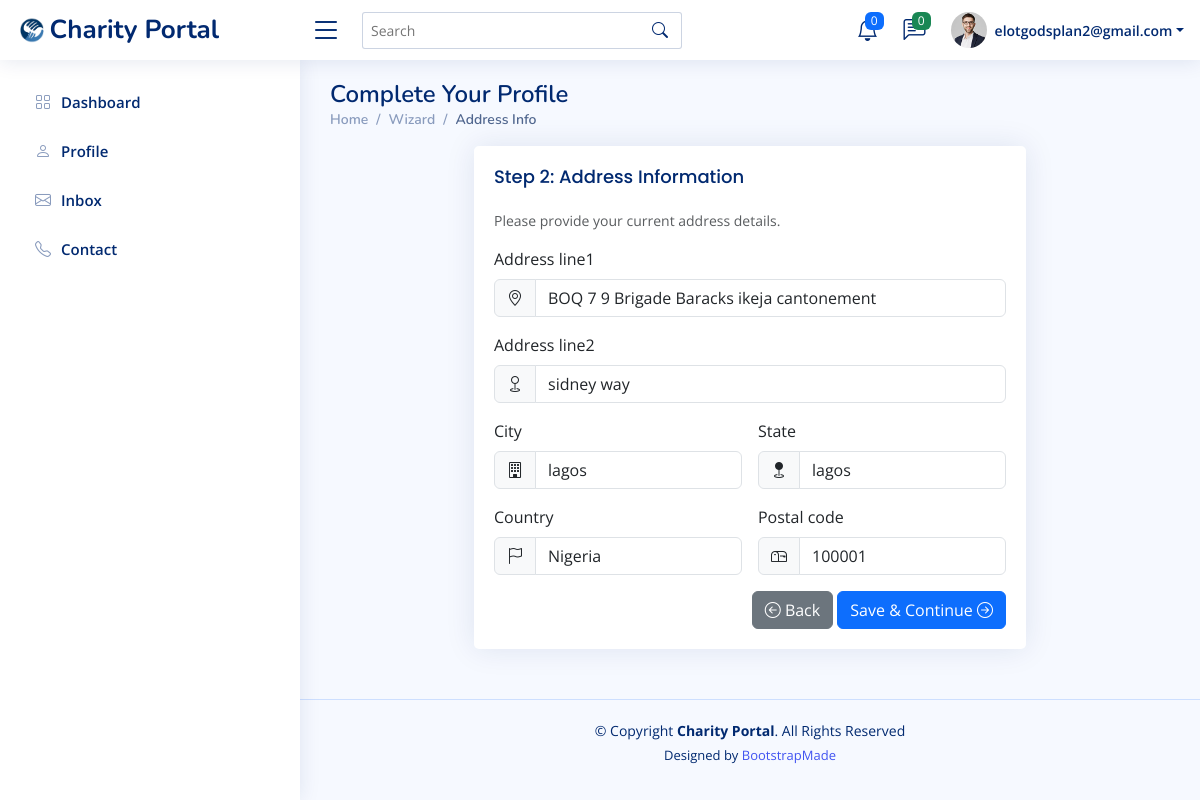
Before: /UserPorile/wizard/address/ (signed in) with the older database file.
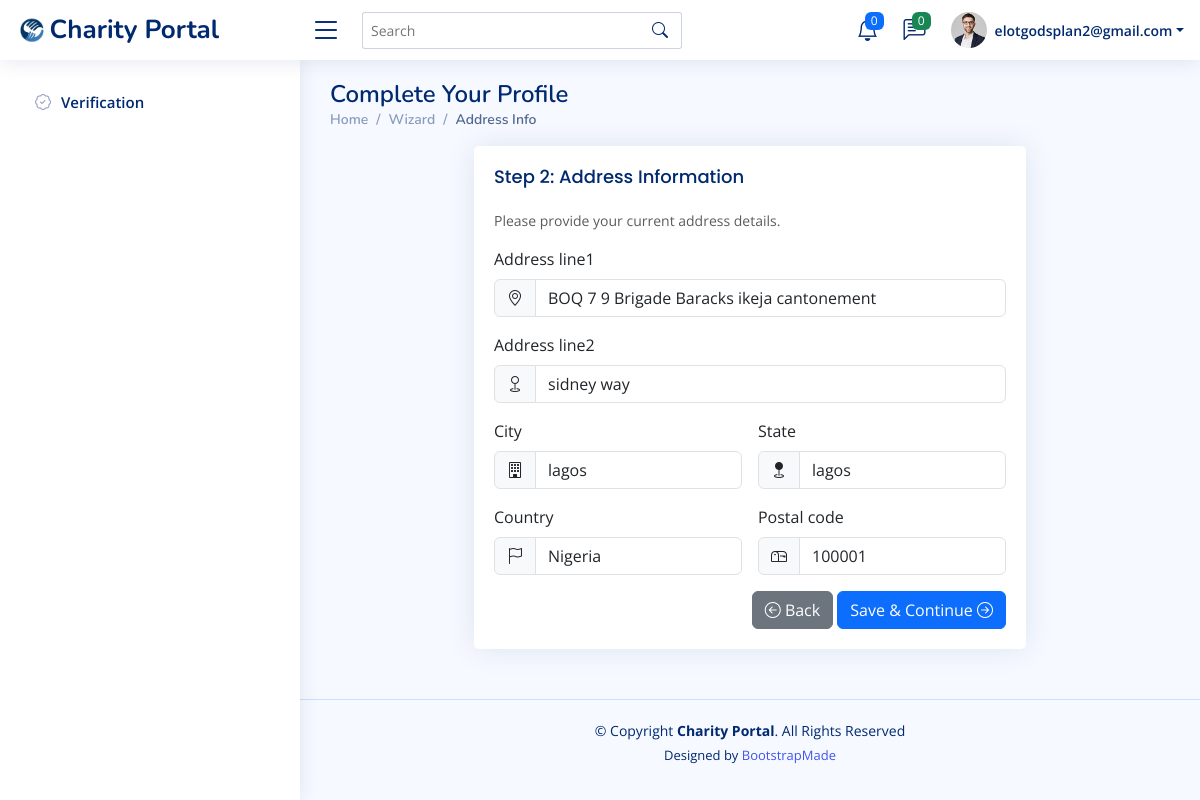
After: the same page with the newer database file.
### UserPorile/views.py (the view)
# urls.py: path("wizard/address/", views.address, name="address"),
@login_required
def address(request):
    profile, _ = Profile.objects.get_or_create(user=request.user)
    if request.method == "POST":
        form = AddressForm(request.POST, instance=profile)
        if form.is_valid():
            form.save()
            messages.success(request, "Address info saved.")
            return redirect("profile:professional")
    else:
        form = AddressForm(instance=profile)
    return render(request, "UserPorile/address.html", {"form": form})

### UserPorile/forms.py
class AddressForm(forms.ModelForm):
    class Meta:
        model = Profile
        fields = ["address_line1", "address_line2", "city", "state", "country", "postal_code"]
        widgets = {
            "address_line1": forms.TextInput(attrs={"class": "form-control"}),
            "address_line2": forms.TextInput(attrs={"class": "form-control"}),
            "city": forms.TextInput(attrs={"class": "form-control"}),
            "state": forms.TextInput(attrs={"class": "form-control"}),
            "country": forms.TextInput(attrs={"class": "form-control"}),
            "postal_code": forms.TextInput(attrs={"class": "form-control"}),
        }

### accounts/models.py (called while the page is built)
    def get_full_name(self):
        full_name = f"{self.first_name} {self.last_name}".strip()
        return full_name if full_name else self.email

### UserPorile/templates/UserPorile/address.html (shortened to what this page needs)
{% extends "secured/base_secured.html" %}
{% load static %}
{% block content %}
<div class="pagetitle">
  <h1>Complete Your Profile</h1>
  <nav>
    <ol class="breadcrumb">
      <li class="breadcrumb-item"><a href="{% url 'secured:dashboard' %}">Home</a></li>
      <li class="breadcrumb-item">Wizard</li>
      <li class="breadcrumb-item active">Address Info</li>
    </ol>
  </nav>
</div>
<section class="section">
  <div class="row justify-content-center">
    <div class="col-lg-8">
      <div class="card">
        <div class="card-body">
          <h5 class="card-title">Step 2: Address Information</h5>
          <p class="small text-muted">Please provide your current address details.</p>
          <form method="post" novalidate class="row g-3">
            <div class="col-md-12">
              <label class="form-label">{{ form.address_line1.label }}</label>
              <div class="input-group">
                <span class="input-group-text"><i class="bi bi-geo-alt"></i></span>
                {{ form.address_line1 }}
              </div>
            </div>
            <div class="col-md-12">
              <label class="form-label">{{ form.address_line2.label }}</label>
              <div class="input-group">
                <span class="input-group-text"><i class="bi bi-geo"></i></span>
                {{ form.address_line2 }}
              </div>
            </div>
            <div class="col-md-6">
              <label class="form-label">{{ form.city.label }}</label>
              <div class="input-group">
                <span class="input-group-text"><i class="bi bi-building"></i></span>
                {{ form.city }}
              </div>
            </div>
            <div class="col-md-6">
              <label class="form-label">{{ form.state.label }}</label>
              <div class="input-group">
                <span class="input-group-text"><i class="bi bi-geo-fill"></i></span>
                {{ form.state }}
              </div>
            </div>
            <div class="col-md-6">
              <label class="form-label">{{ form.country.label }}</label>
              <div class="input-group">
                <span class="input-group-text"><i class="bi bi-flag"></i></span>
                {{ form.country }}
              </div>
            </div>
            <div class="col-md-6">
              <label class="form-label">{{ form.postal_code.label }}</label>
              <div class="input-group">
                <span class="input-group-text"><i class="bi bi-mailbox"></i></span>
                {{ form.postal_code }}
              </div>
            </div>
            <div class="text-end">
              <a class="btn btn-secondary" href="{% url 'profile:personal' %}">
                <i class="bi bi-arrow-left-circle"></i> Back
              </a>
              <button class="btn btn-primary" type="submit">
                Save & Continue <i class="bi bi-arrow-right-circle"></i>
              </button>
            </div>
          </form>
        </div>
      </div>
    </div>
  </div>
</section>
{% endblock %}

### secured/templates/secured/base_secured.html (shortened to what this page needs)
{% load static %}
<!DOCTYPE html>
<html lang="en">
<head>
  <link href="{% static 'secured/assets/vendor/bootstrap/css/bootstrap.min.css' %}" rel="stylesheet">
  <link href="{% static 'secured/assets/vendor/bootstrap-icons/bootstrap-icons.css' %}" rel="stylesheet">
  <link href="{% static 'secured/assets/vendor/boxicons/css/boxicons.min.css' %}" rel="stylesheet">
  <link href="{% static 'secured/assets/vendor/quill/quill.snow.css' %}" rel="stylesheet">
  <link href="{% static 'secured/assets/vendor/quill/quill.bubble.css' %}" rel="stylesheet">
  <link href="{% static 'secured/assets/vendor/remixicon/remixicon.css' %}" rel="stylesheet">
  <link href="{% static 'secured/assets/vendor/simple-datatables/style.css' %}" rel="stylesheet">
  <link href="{% static 'secured/assets/css/style.css' %}" rel="stylesheet">
</head>
<body>
  <header id="header" class="header fixed-top d-flex align-items-center">
    <div class="d-flex align-items-center justify-content-between">
      <a href="{% url 'secured:dashboard' %}" class="logo d-flex align-items-center">
        <img src="{% static 'secured/assets/img/logo.png' %}" alt="">
        <span class="d-none d-lg-block">Charity Portal</span>
      </a>
      <i class="bi bi-list toggle-sidebar-btn"></i>
    </div>
    <div class="search-bar">
      <form class="search-form d-flex align-items-center" method="GET" action="#">
        <input type="text" name="query" placeholder="Search" title="Enter search keyword">
        <button type="submit" title="Search"><i class="bi bi-search"></i></button>
      </form>
    </div>
    <nav class="header-nav ms-auto">
      <ul class="d-flex align-items-center">
        <li class="nav-item dropdown">
          <a class="nav-link nav-icon" href="#" data-bs-toggle="dropdown">
            <i class="bi bi-bell"></i>
            <span class="badge bg-primary badge-number">0</span>
          </a>
        </li>
        <li class="nav-item dropdown">
          <a class="nav-link nav-icon" href="#" data-bs-toggle="dropdown">
            <i class="bi bi-chat-left-text"></i>
            <span class="badge bg-success badge-number">0</span>
          </a>
        </li>
        <li class="nav-item dropdown pe-3">
          <a class="nav-link nav-profile d-flex align-items-center pe-0" href="#" data-bs-toggle="dropdown">
            <img src="{% static 'secured/assets/img/profile-img.jpg' %}" alt="Profile" class="rounded-circle">
            <span class="d-none d-md-block dropdown-toggle ps-2">{{ user.email }}</span>
          </a>
        </li>
      </ul>
    </nav>
  </header>
<aside id="sidebar" class="sidebar">
  <ul class="sidebar-nav" id="sidebar-nav">
    {% if user.is_authenticated %}
      {% if user.profile.is_verified and user.profile.completed %}
        <li class="nav-item">
          <a class="nav-link collapsed" href="{% url 'secured:dashboard' %}">
            <i class="bi bi-grid"></i><span>Dashboard</span>
          </a>
        </li>
        <li class="nav-item">
          <a class="nav-link collapsed" href="#">
            <i class="bi bi-person"></i><span>Profile</span>
          </a>
        </li>
        <li class="nav-item">
          <a class="nav-link collapsed" href="#">
            <i class="bi bi-envelope"></i><span>Inbox</span>
          </a>
        </li>
        <li class="nav-item">
          <a class="nav-link collapsed" href="#">
            <i class="bi bi-telephone"></i><span>Contact</span>
          </a>
        </li>
      {% else %}
        <li class="nav-item">
          <a class="nav-link collapsed" href="{% url 'profile:wizard_start' %}">
            <i class="bi bi-patch-check"></i><span>Verification</span>
          </a>
        </li>
      {% endif %}
    {% endif %}
  </ul>
</aside>
  <main id="main" class="main">
    {% block content %}{% endblock %}
  </main>
  <footer id="footer" class="footer">
    <div class="copyright">
      &copy; Copyright <strong><span>Charity Portal</span></strong>. All Rights Reserved
    </div>
    <div class="credits">
      Designed by <a href="https://bootstrapmade.com/">BootstrapMade</a>
    </div>
  </footer>
</body>
</html>

Changed rows visible on the page:
changed Profile "BOQ 7 9 Brigade Baracks ikeja cantonement": is_verified True → False (drawn)
Other visible differences:
text no longer shown: "Dashboard Profile Inbox Contact"
text now shown: "Verification"
